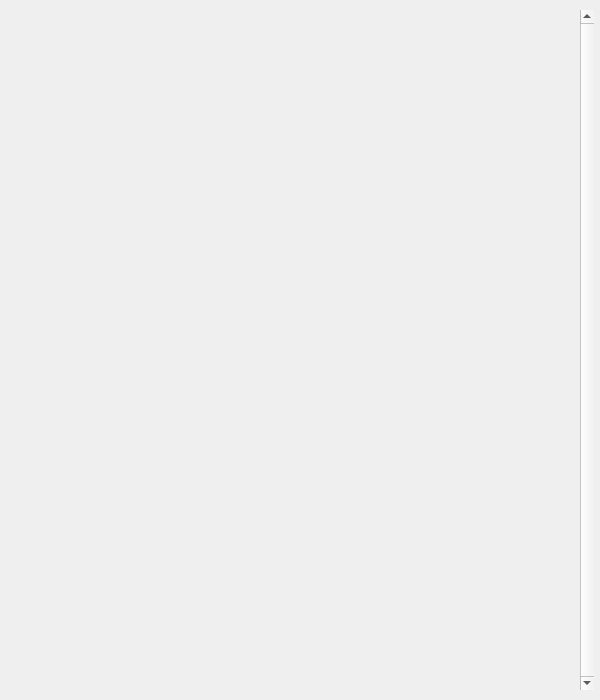
<?xml version="1.0" encoding="UTF-8"?>
<ui version="4.0">
 <class>Window_Mod_Statistics</class>
 <widget class="QWidget" name="Window_Mod_Statistics">
  <property name="geometry">
   <rect>
    <x>0</x>
    <y>0</y>
    <width>600</width>
    <height>700</height>
   </rect>
  </property>
  <layout class="QVBoxLayout" name="root_layout">
   <property name="spacing">
    <number>0</number>
   </property>
   <property name="leftMargin">
    <number>6</number>
   </property>
   <property name="topMargin">
    <number>10</number>
   </property>
   <property name="rightMargin">
    <number>6</number>
   </property>
   <property name="bottomMargin">
    <number>10</number>
   </property>
   <item>
    <widget class="QScrollArea" name="scroll_area">
     <property name="verticalScrollBarPolicy">
      <enum>Qt::ScrollBarPolicy::ScrollBarAlwaysOn</enum>
     </property>
     <property name="horizontalScrollBarPolicy">
      <enum>Qt::ScrollBarPolicy::ScrollBarAlwaysOff</enum>
     </property>
     <property name="frameShape">
      <enum>QFrame::Shape::NoFrame</enum>
     </property>
     <property name="widgetResizable">
      <bool>true</bool>
     </property>
     <widget class="QWidget" name="scroll_content">
      <property name="geometry">
       <rect>
        <x>0</x>
        <y>0</y>
        <width>600</width>
        <height>700</height>
       </rect>
      </property>
      <layout class="QVBoxLayout" name="sections_layout">
       <property name="spacing">
        <number>6</number>
       </property>
       <property name="leftMargin">
        <number>2</number>
       </property>
       <property name="topMargin">
        <number>0</number>
       </property>
       <property name="rightMargin">
        <number>6</number>
       </property>
       <property name="bottomMargin">
        <number>0</number>
       </property>
       <item>
        <spacer name="bottom_spacer">
         <property name="orientation">
          <enum>Qt::Orientation::Vertical</enum>
         </property>
         <property name="sizeHint" stdset="0">
          <size>
           <width>20</width>
           <height>40</height>
          </size>
         </property>
        </spacer>
       </item>
      </layout>
     </widget>
    </widget>
   </item>
  </layout>
 </widget>
 <resources/>
 <connections/>
</ui>
